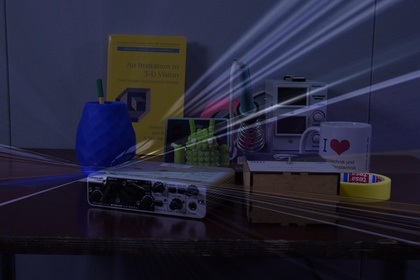
%> input picture 5.jpg, 420 x 280 px, shrunk from 3000 x 2000 before the run
$ octave --eval "result = harris_detector(imread('../5.jpg'));"   (GNU Octave 9; MATLAB toolbox functions it lacks are replaced by stand-ins)
%> lines starting %> are read from the running program, lines starting %| are printed output that depends on the picture; in (x1, y1, x2, y2) boxes, pixels count from 0 and x2, y2 are one past the last pixel; in counts of white or black regions, pixels touching at a corner belong together; the program's own positions count from 1

function features = harris_detector(input_image, varargin)
    %% Input parser
    check_segment_length = @(x) isnumeric(x) && x>1 && (mod(x,2)==1);
    check_k = @(x) isnumeric(x) && x>=0 && x<=1;
    check_tau = @(x) isnumeric(x) && x>0;
    check_min_dist = @(x) isnumeric(x) && x>=1;
    check_tile_size = @(x) isnumeric(x);
    check_N = @(x) isnumeric(x) && x>=1;
    check_do_plot = @(x) islogical(x);

    p = inputParser;
    addRequired(p,'input_image');
    addOptional(p,'segment_length',15, check_segment_length);
    addOptional(p,'k',0.05, check_k);
    addOptional(p,'tau',10^6, check_tau);
    addOptional(p,'min_dist', 20, check_min_dist);
    addOptional(p,'tile_size',[200 200], check_tile_size);
    addOptional(p,'N',5, check_N);
    addOptional(p,'do_plot', false, check_do_plot);
    parse(p,input_image,varargin{:});

    segment_length = p.Results.segment_length;
    k = p.Results.k;
    tau = p.Results.tau;
    min_dist = p.Results.min_dist;
    if size(p.Results.tile_size,2) == 1
       tile_size = [p.Results.tile_size, p.Results.tile_size];
    else
       tile_size = p.Results.tile_size;
    end
    N = p.Results.N;
    do_plot = p.Results.do_plot;


    %% Preprocessing steps
    % Convert image to grayscale
    if size(input_image,3) == 3
        % [4 lines of commented-out code are left out]
        input_image = rgb2gray(input_image);
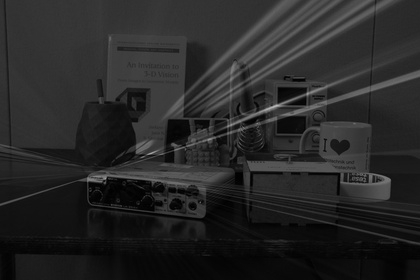
%> input_image: size 280x420 uint8; min 0, max 186, mean 39.2
    else
        % Convert image to double
        input_image = double(input_image);
    end

    % Compute image gradient
    sobel_horizontal = [1, 0, -1; 2, 0, -2; 1, 0, -1];
    sobel_vertical = sobel_horizontal';
    Ix = conv2(input_image, sobel_horizontal, 'same');
    Iy = conv2(input_image, sobel_vertical, 'same');
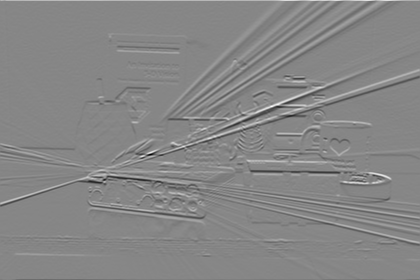
%> Iy: size 280x420 double; min -572, max 511, mean -0.6; drawn with min black and max white

    % Compute pixel weigth matrix
    w = fspecial('gaussian', [1 segment_length], segment_length);
    W = w'*w;

    %% Compute Harris Matrix G = [G11, G12; G12, G22]
    G11 = conv2(Ix.*Ix, W, 'same');
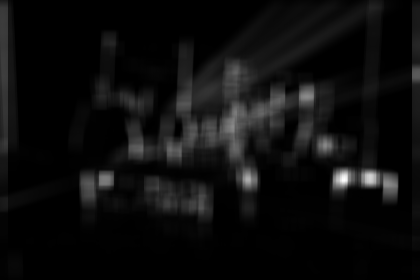
%> G11: size 280x420 double; min 0.431, max 17906.9, mean 970.9; drawn with min black and max white
    G12 = conv2(Ix.*Iy,W,'same');
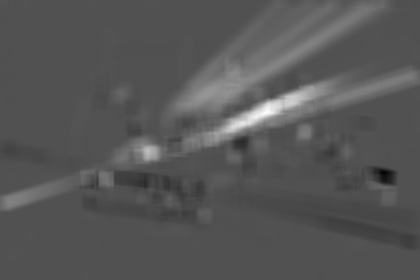
%> G12: size 280x420 double; min -5458.6, max 11549.4, mean 352.6; drawn with min black and max white
    G22 = conv2(Iy.*Iy, W,'same');
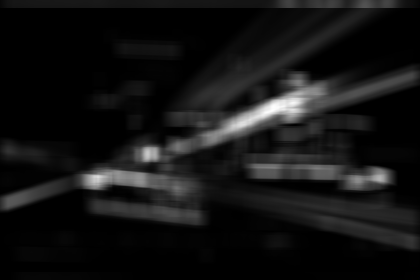
%> G22: size 280x420 double; min 1.81, max 32852.9, mean 2599.3; drawn with min black and max white
    H_corners = G11.*G22 - G12.^2 - k*(G11 + G22).^2;

    H_corners(1:ceil(segment_length/2), :) = 0;
    H_corners(:, 1:ceil(segment_length/2)) = 0;
    H_corners(:, end-ceil(segment_length/2):end) = 0;
    H_corners(end-ceil(segment_length/2):end, :) = 0;
    H_corners(abs(H_corners)<tau) = 0;

    % Add min_dist 0 border to corners matrix
    z11 = zeros(min_dist, min_dist);
    z12 = zeros(min_dist, size(H_corners,2));
    z21 = zeros(size(H_corners,1), min_dist);
    H_corners = [z11, z12, z11;
                 z21, H_corners, z21;
                 z11, z12, z11];
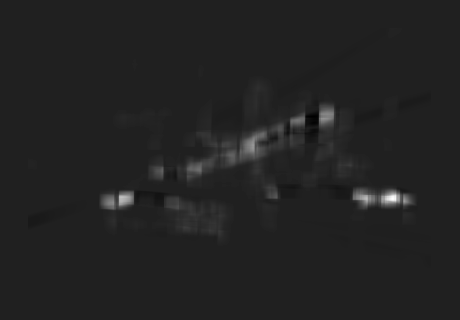
%> H_corners: size 320x460 double; min -30856125.5, max 208274242.6, mean 2029788.7; drawn with min black and max white

    %% Extract features form harris meassure matrix
    % Sort harris meassure matrix entries and remove zeros
    [i, sorted_index] = sort(H_corners(:), 'descend');
    sorted_index(H_corners(sorted_index)==0) = [];

    % Akkumulator matrix for feature count in segments
    [r, c] = size(input_image);
%> r = 280; c = 420
    AKKA = zeros(ceil(r/tile_size(1)), ceil(c/tile_size(2)));

    if(N*numel(AKKA) > size(sorted_index,1))
        features = zeros(2, size(sorted_index,1));
    else
        features = zeros(2, N*numel(AKKA));
    end

    % Cake filter for min distance between features
    mat_size = 2*min_dist+1;
    center = (mat_size+1)/2;
    filter = false(mat_size);
    for r=1:size(filter,1)
        for c=1:size(filter,2)
            if sqrt((center-r)^2+(center-c)^2) <= min_dist
                filter(r,c) = 0;
            else
                filter(r,c) = 1;
            end
        end
    end
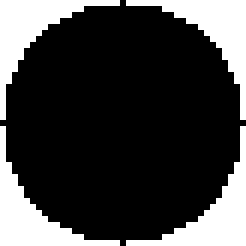
%> filter: size 41x41 logical (shown 6 times larger); 25.2% white; 4 white regions, box (x1, y1, x2, y2) and area: (0, 0, 20, 20) 106, (21, 0, 41, 20) 106, (0, 21, 20, 41) 106, (21, 21, 41, 41) 106

    %% Determine best features within segments
    for i=1:size(sorted_index)
        % Check if featuer still exists
        if H_corners(sorted_index(i)) == 0
            continue;
        end

        % Determine catresian coordinates
        [rf_index, cf_index] = ind2sub(size(H_corners), sorted_index(i));
        % Determine segment coordinates
        rk_index = ceil((rf_index-min_dist)/tile_size(1));
        ck_index = ceil((cf_index-min_dist)/tile_size(2));

        if AKKA(rk_index, ck_index) < N
            AKKA(rk_index, ck_index) = AKKA(rk_index, ck_index) + 1;
            features(:,i) = [cf_index-min_dist; rf_index-min_dist];
            % Remove close neighbours
            ri_min = rf_index-min_dist;
            ri_max = rf_index+min_dist;
            ci_min = cf_index-min_dist;
            ci_max = cf_index+min_dist;
            H_corners(ri_min:ri_max, ci_min:ci_max) = H_corners(ri_min:ri_max, ci_min:ci_max).*filter;
        else
            H_corners(sorted_index(i)) = 0;
        end
    end
%> this loop made 30431 passes
%> (rf_index, cf_index, rk_index, ck_index, ri_min, ri_max, ci_min, ci_max) on passes 1, 58: (199, 393, 1, 2, 179, 219, 373, 413), (198, 122, 1, 1, 178, 218, 102, 142)
%> H_corners: size 320x460 double; every value is 0
%> after the loop, AKKA = [5 5 1; 5 5 2]; ci_max = 444; ci_min = 404; ri_max = 284; ri_min = 244

    %% Plot Harris features
    if do_plot
        imshow(input_image);
        hold on;
        plot(features(1,:), features(2,:),'r*');

        % Plot horizontal segment borders
        c = 1;
        r = tile_size(1);
        while r<size(input_image,1)
                plot([c, size(input_image,2)], [r, r],'Color','g','LineWidth',0.1);
                r = r+tile_size(1);
        end
        % Plot vertical segment borders
        c = tile_size(2);
        r = 1
        while c<size(input_image,2)
                plot([c, c], [r, size(input_image,1)],'Color','g','LineWidth',0.1);
                c = c+tile_size(2);
        end
    end

end

% features = harris_detector(gray, 'segment_length', 9, 'k', 0.06, 'do_plot', true);
